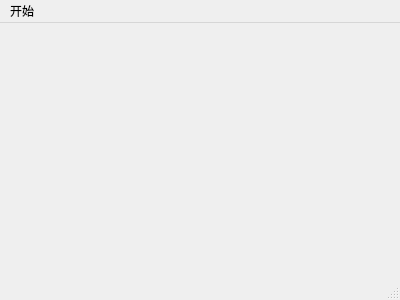
<?xml version="1.0" encoding="UTF-8"?>
<ui version="4.0">
 <class>mainscene</class>
 <widget class="QMainWindow" name="mainscene">
  <property name="geometry">
   <rect>
    <x>0</x>
    <y>0</y>
    <width>400</width>
    <height>300</height>
   </rect>
  </property>
  <property name="windowTitle">
   <string>mainscene</string>
  </property>
  <widget class="QWidget" name="centralWidget"/>
  <widget class="QMenuBar" name="menuBar">
   <property name="geometry">
    <rect>
     <x>0</x>
     <y>0</y>
     <width>400</width>
     <height>17</height>
    </rect>
   </property>
   <widget class="QMenu" name="menu">
    <property name="title">
     <string>开始</string>
    </property>
    <addaction name="actionquit"/>
   </widget>
   <addaction name="menu"/>
  </widget>
  <widget class="QStatusBar" name="statusBar"/>
  <action name="actionquit">
   <property name="text">
    <string>退出游戏</string>
   </property>
  </action>
 </widget>
 <layoutdefault spacing="6" margin="11"/>
 <resources/>
 <connections/>
</ui>
